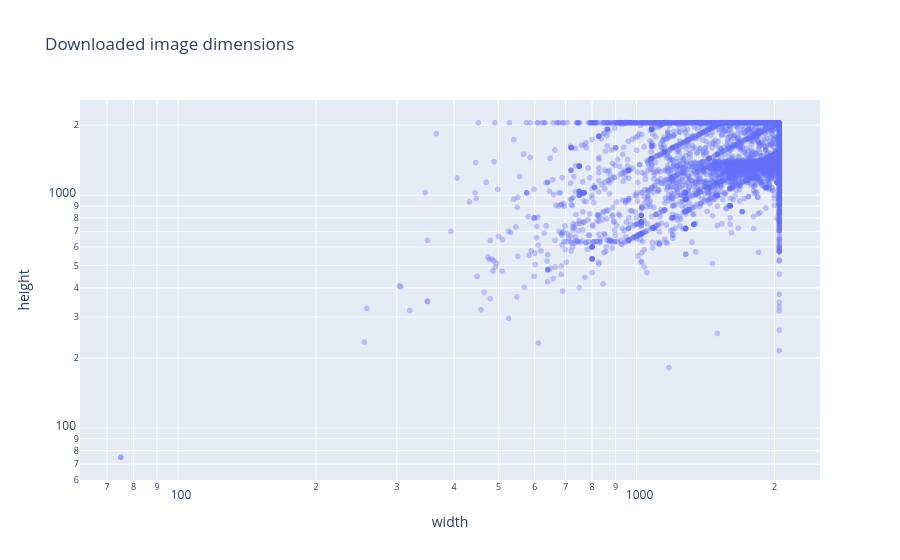

The code cell stored with this chart in its notebook:
### Markdown cell above
## 6. Image files, dimensions, and duplicates

### Code cell
for column in ['bytes', 'width', 'height']:
    if column in df:
        df[column] = pd.to_numeric(df[column], errors='coerce')
if {'width', 'height'} <= set(df):
    display(df[['width', 'height', 'bytes']].describe(percentiles=[.01, .1, .5, .9, .99]))
    fig = px.scatter(df.dropna(subset=['width', 'height']), x='width', y='height',
                     color='curation_label' if 'curation_label' in df else None,
                     log_x=True, log_y=True, opacity=.35, title='Downloaded image dimensions')
    fig.show()
if 'sha256' in df:
    valid_hash = df['sha256'].dropna().astype(str)
    duplicates = valid_hash.value_counts()
    print(f'Exact duplicate hashes: {(duplicates > 1).sum():,}; duplicate image rows: {(duplicates - 1).clip(lower=0).sum():,}')
    display(df[df['sha256'].isin(duplicates[duplicates > 1].index)].sort_values('sha256').head(100))

### Figure 1 — Plotly figure (JSON) as saved in the notebook; plotly's stock layout.template omitted (floating-point values rounded to 4 significant figures; data arrays with more than 128 entries replaced by an {"elided": "..."} marker saying what was removed)
{"data": [{"hovertemplate": "width=%{x}<br>height=%{y}<extra></extra>", "legendgroup": "", "marker": {"color": "#636efa", "opacity": 0.35, "symbol": "circle"}, "mode": "markers", "name": "", "showlegend": false, "type": "scattergl", "x": {"elided": "29948 int values"}, "xaxis": "x", "y": {"elided": "29948 int values"}, "yaxis": "y"}], "layout": {"legend": {"tracegroupgap": 0}, "title": {"text": "Downloaded image dimensions"}, "xaxis": {"anchor": "y", "domain": [0, 1], "title": {"text": "width"}, "type": "log"}, "yaxis": {"anchor": "x", "domain": [0, 1], "title": {"text": "height"}, "type": "log"}}}
